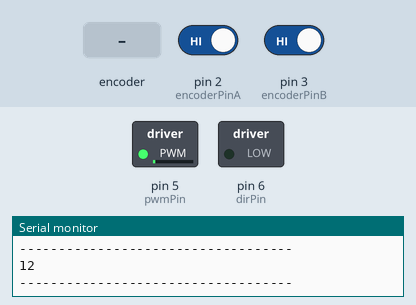
A sketch run on a simulated Arduino Uno, built for the host (arithmetic inside an expression is 32-bit, double 64-bit). Parts: switched loads named in the sketch (green lamp = pin HIGH), the last lines printed to the serial monitor. Inputs (shaded band) come from the test bench; at power-on: pin 2 (encoderPinA) HIGH, pin 3 (encoderPinB) HIGH.

Above: at 1.25 s.
1.3 s: rotary encoder on pin 2 (encoderPinA) / pin 3 (encoderPinB) turned 1 step (first pin leading)
At 6.61 s:
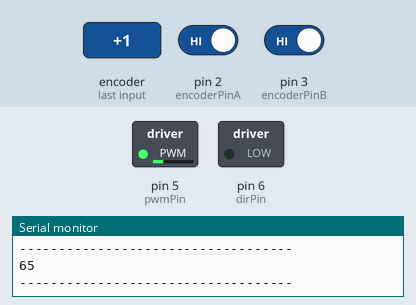
At 13.03 s:
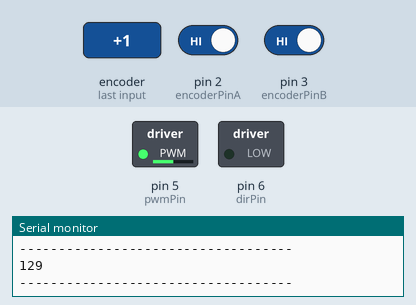
Timing chart, 0 to 21.0 s (numbered marks = the images above; inputs shaded):
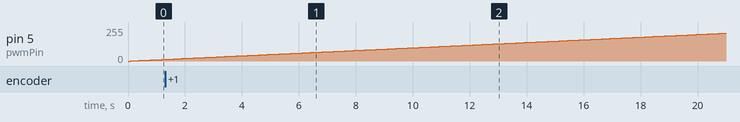

The sketch:

PWM-Control_Messung.ino
```cpp
#include  "CytronMotorDriver.h"
//Pins der Encoder
int encoderPinA = 2;
int encoderPinB = 3;

//Pins fuer PWM und direction
int pwmPin = 5;
int dirPin = 6;

volatile int a = 0;
volatile int b = 0;
CytronMD20A motor(pwmPin, dirPin);

#define readA bitRead(PIND,encoderPinA)//faster than digitalRead()
#define readB bitRead(PIND,encoderPinB)//faster than digitalRead()

void setup() {
  Serial.begin(115200);

  pinMode(encoderPinA, INPUT);
  pinMode(encoderPinB, INPUT);

  attachInterrupt(digitalPinToInterrupt(encoderPinA), onA, CHANGE);
  attachInterrupt(digitalPinToInterrupt(encoderPinB), onB, CHANGE);
}

void onA() {
  unsigned long current_time = micros();
  if(a == 10){
    Serial.print('a');
    Serial.print(',');
    Serial.print(readA);
    Serial.print(',');
    Serial.print(readB);
    Serial.print(',');
    Serial.print(current_time);
    Serial.println();
    a = 0;
  }else{
    a++;
  }
}

void onB() {
  unsigned long current_time = micros();
  if(b == 10){
    Serial.print('b');
    Serial.print(',');
    Serial.print(readA);
    Serial.print(',');
    Serial.print(readB);
    Serial.print(',');
    Serial.print(current_time);
    Serial.println();
    b = 0;
  }else{
    b++;
  }
}
void loop() {
    for(int i = 0; i < 256; i++){
      noInterrupts();
  // pwm \in [-255, 255]
  int16_t pwm = i;
  motor.setSpeed(pwm);
  Serial.print(pwm);
  Serial.println();
  Serial.print("-----------------------------------");
  Serial.println();
  interrupts();
  delay(100);
  }
  Serial.end();
}
```

CytronMotorDriver.cpp
```cpp
#include "CytronMotorDriver.h"

// this is for ESP32
//int CytronMD::pwmChannel = 2;

CytronMD::CytronMD(MODE mode, uint8_t pin1, uint8_t pin2)
{
  _mode = mode;
  _pin1 = pin1;
  _pin2 = pin2;

  pinMode(_pin1, OUTPUT);
  pinMode(_pin2, OUTPUT);

  digitalWrite(_pin1, LOW);
  digitalWrite(_pin2, LOW);

/*
  // This is for ESP32
  // Setting PWM properties
  const int freq = 20000;
  const int resolution = 8;

  // configure LED PWM functionalitites
  ledcSetup(pwmChannel, freq, resolution);

  // attach the channel to the GPIO to be controlled
  ledcAttachPin(_pin1, pwmChannel);
  _pin1 = pwmChannel;
  pwmChannel++;
*/
}

void CytronMD::setSpeed(int16_t speed)
{
  // Make sure the speed is within the limit.
  if (speed > 255) {
    speed = 255;
  } else if (speed < -255) {
    speed = -255;
  }

  // Set the speed and direction.
  switch (_mode) {
    case PWM_DIR:
      if (speed >= 0) {
        analogWrite(_pin1, speed);
        //ledcWrite(_pin1, speed);
        digitalWrite(_pin2, LOW);
      } else {
        analogWrite(_pin1, -speed);
        //ledcWrite(_pin1, -speed);
        digitalWrite(_pin2, HIGH);
      }
      break;

    case PWM_PWM:
      if (speed >= 0) {
        analogWrite(_pin1, speed);
        analogWrite(_pin2, 0);
      } else {
        analogWrite(_pin1, 0);
        analogWrite(_pin2, -speed);
      }
      break;
  }
}
```

CytronMotorDriver.h
```cpp
// https://github.com/CytronTechnologies/CytronMotorDriver

#ifndef CYTRON_MOTOR_DRIVER_H
#define CYTRON_MOTOR_DRIVER_H

#include <Arduino.h>

enum MODE {
  PWM_DIR,
  PWM_PWM,
};

class CytronMD
{
  public:
    CytronMD(MODE mode, uint8_t pin1, uint8_t pin2);
    void setSpeed(int16_t speed);

  public:
    MODE _mode;
  	uint8_t _pin1;
    uint8_t _pin2;

  // this is for ESP32
  //private:
  //  static int pwmChannel;
};


class CytronMD20A : public CytronMD
{
  public:
    CytronMD20A(uint8_t pwmPin, uint8_t dirPin) : CytronMD(PWM_DIR, pwmPin, dirPin) {};
};

/*
class CytronMD13S : public CytronMD
{
  public:
    CytronMD13S(uint8_t pwmPin, uint8_t dirPin) : CytronMD(PWM_DIR, pwmPin, dirPin) {};
};
*/

#endif
```
